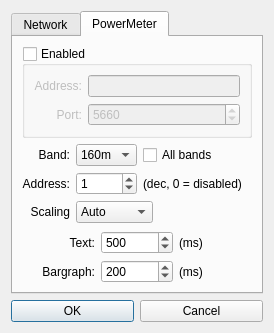
<?xml version="1.0" encoding="UTF-8"?>
<ui version="4.0">
 <class>SettingsDialog</class>
 <widget class="QDialog" name="SettingsDialog">
  <property name="geometry">
   <rect>
    <x>0</x>
    <y>0</y>
    <width>251</width>
    <height>331</height>
   </rect>
  </property>
  <property name="sizePolicy">
   <sizepolicy hsizetype="Preferred" vsizetype="Preferred">
    <horstretch>0</horstretch>
    <verstretch>0</verstretch>
   </sizepolicy>
  </property>
  <property name="minimumSize">
   <size>
    <width>0</width>
    <height>0</height>
   </size>
  </property>
  <property name="maximumSize">
   <size>
    <width>600</width>
    <height>600</height>
   </size>
  </property>
  <property name="windowTitle">
   <string>Settings</string>
  </property>
  <layout class="QVBoxLayout" name="verticalLayout_2">
   <item>
    <widget class="QTabWidget" name="tabWidget">
     <property name="currentIndex">
      <number>1</number>
     </property>
     <widget class="QWidget" name="Tab1">
      <attribute name="title">
       <string>Network</string>
      </attribute>
      <layout class="QVBoxLayout" name="verticalLayout_5">
       <item>
        <widget class="QGroupBox" name="groupBoxNetwork">
         <property name="title">
          <string> Network </string>
         </property>
         <property name="checkable">
          <bool>true</bool>
         </property>
         <property name="checked">
          <bool>false</bool>
         </property>
         <layout class="QVBoxLayout" name="verticalLayout_3">
          <item>
           <layout class="QGridLayout" name="gridLayout3">
            <item row="0" column="0">
             <widget class="QLabel" name="labelIP">
              <property name="layoutDirection">
               <enum>Qt::LeftToRight</enum>
              </property>
              <property name="text">
               <string>Address:</string>
              </property>
              <property name="alignment">
               <set>Qt::AlignRight|Qt::AlignTrailing|Qt::AlignVCenter</set>
              </property>
             </widget>
            </item>
            <item row="0" column="1">
             <widget class="QLineEdit" name="lineEditIP"/>
            </item>
            <item row="1" column="0">
             <widget class="QLabel" name="labelPort">
              <property name="layoutDirection">
               <enum>Qt::LeftToRight</enum>
              </property>
              <property name="text">
               <string>Port:</string>
              </property>
              <property name="alignment">
               <set>Qt::AlignRight|Qt::AlignTrailing|Qt::AlignVCenter</set>
              </property>
             </widget>
            </item>
            <item row="1" column="1">
             <widget class="QSpinBox" name="spinBoxPort">
              <property name="maximum">
               <number>65000</number>
              </property>
              <property name="value">
               <number>5660</number>
              </property>
             </widget>
            </item>
            <item row="2" column="0" colspan="2">
             <widget class="QCheckBox" name="checkBoxActivityTimer">
              <property name="text">
               <string>Activity timer</string>
              </property>
             </widget>
            </item>
           </layout>
          </item>
         </layout>
        </widget>
       </item>
       <item>
        <layout class="QVBoxLayout" name="verticalLayout4">
         <item>
          <widget class="QCheckBox" name="checkBoxRotatorWindowFrame">
           <property name="text">
            <string>Rotator window frame visible (reboot)</string>
           </property>
          </widget>
         </item>
         <item>
          <widget class="QCheckBox" name="checkBoxConnectOnStartup">
           <property name="text">
            <string>Connect on startup</string>
           </property>
          </widget>
         </item>
         <item>
          <widget class="QCheckBox" name="checkBoxRotatorWindowStartOnStop">
           <property name="text">
            <string>Rotator window start on top</string>
           </property>
          </widget>
         </item>
         <item>
          <widget class="QCheckBox" name="checkBoxRotatorShowMousePointer">
           <property name="text">
            <string>Show mouse pointer (Rotator window)</string>
           </property>
          </widget>
         </item>
        </layout>
       </item>
      </layout>
     </widget>
     <widget class="QWidget" name="Tab2">
      <attribute name="title">
       <string>PowerMeter</string>
      </attribute>
      <layout class="QVBoxLayout" name="verticalLayout">
       <item>
        <widget class="QGroupBox" name="groupBoxPowerMeterNetwork">
         <property name="title">
          <string>Enabled</string>
         </property>
         <property name="checkable">
          <bool>true</bool>
         </property>
         <property name="checked">
          <bool>false</bool>
         </property>
         <layout class="QVBoxLayout" name="verticalLayout_4">
          <item>
           <layout class="QGridLayout" name="gridLayoutPowerMeter3">
            <item row="0" column="0">
             <widget class="QLabel" name="labelPowerMeterIP">
              <property name="layoutDirection">
               <enum>Qt::LeftToRight</enum>
              </property>
              <property name="text">
               <string>Address:</string>
              </property>
              <property name="alignment">
               <set>Qt::AlignRight|Qt::AlignTrailing|Qt::AlignVCenter</set>
              </property>
             </widget>
            </item>
            <item row="1" column="0">
             <widget class="QLabel" name="labelPowerMeterPort">
              <property name="layoutDirection">
               <enum>Qt::LeftToRight</enum>
              </property>
              <property name="text">
               <string>Port:</string>
              </property>
              <property name="alignment">
               <set>Qt::AlignRight|Qt::AlignTrailing|Qt::AlignVCenter</set>
              </property>
             </widget>
            </item>
            <item row="0" column="1">
             <widget class="QLineEdit" name="lineEditPowerMeterIP"/>
            </item>
            <item row="1" column="1">
             <widget class="QSpinBox" name="spinBoxPowerMeterPort">
              <property name="maximum">
               <number>65000</number>
              </property>
              <property name="value">
               <number>5660</number>
              </property>
             </widget>
            </item>
           </layout>
          </item>
         </layout>
        </widget>
       </item>
       <item>
        <layout class="QGridLayout" name="gridLayout">
         <item row="0" column="1">
          <widget class="QComboBox" name="comboBoxPowerMeterBand">
           <item>
            <property name="text">
             <string>160m</string>
            </property>
           </item>
           <item>
            <property name="text">
             <string>80m</string>
            </property>
           </item>
           <item>
            <property name="text">
             <string>40m</string>
            </property>
           </item>
           <item>
            <property name="text">
             <string>30m</string>
            </property>
           </item>
           <item>
            <property name="text">
             <string>20m</string>
            </property>
           </item>
           <item>
            <property name="text">
             <string>17m</string>
            </property>
           </item>
           <item>
            <property name="text">
             <string>15m</string>
            </property>
           </item>
           <item>
            <property name="text">
             <string>12m</string>
            </property>
           </item>
           <item>
            <property name="text">
             <string>10m</string>
            </property>
           </item>
          </widget>
         </item>
         <item row="2" column="0">
          <widget class="QLabel" name="labelPowerMeterScaling">
           <property name="text">
            <string>Scaling</string>
           </property>
           <property name="alignment">
            <set>Qt::AlignRight|Qt::AlignTrailing|Qt::AlignVCenter</set>
           </property>
          </widget>
         </item>
         <item row="2" column="3">
          <spacer name="horizontalSpacer">
           <property name="orientation">
            <enum>Qt::Horizontal</enum>
           </property>
           <property name="sizeHint" stdset="0">
            <size>
             <width>40</width>
             <height>20</height>
            </size>
           </property>
          </spacer>
         </item>
         <item row="1" column="0">
          <widget class="QLabel" name="labelPowerMeterAddress">
           <property name="text">
            <string>Address:</string>
           </property>
           <property name="alignment">
            <set>Qt::AlignRight|Qt::AlignTrailing|Qt::AlignVCenter</set>
           </property>
          </widget>
         </item>
         <item row="1" column="1">
          <widget class="QSpinBox" name="spinBoxPowerMeterAddress">
           <property name="minimum">
            <number>0</number>
           </property>
           <property name="maximum">
            <number>255</number>
           </property>
           <property name="value">
            <number>1</number>
           </property>
          </widget>
         </item>
         <item row="1" column="2" colspan="2">
          <widget class="QLabel" name="labelPowerMeterAddressDec">
           <property name="text">
            <string>(dec, 0 = disabled)</string>
           </property>
          </widget>
         </item>
         <item row="0" column="2" colspan="2">
          <widget class="QCheckBox" name="checkBoxPowerMeterAllBands">
           <property name="text">
            <string>All bands</string>
           </property>
          </widget>
         </item>
         <item row="2" column="1" colspan="2">
          <widget class="QComboBox" name="comboBoxPowerMeterScaling">
           <item>
            <property name="text">
             <string>Auto</string>
            </property>
           </item>
           <item>
            <property name="text">
             <string>150W</string>
            </property>
           </item>
           <item>
            <property name="text">
             <string>1000W</string>
            </property>
           </item>
           <item>
            <property name="text">
             <string>1500W</string>
            </property>
           </item>
           <item>
            <property name="text">
             <string>2000W</string>
            </property>
           </item>
           <item>
            <property name="text">
             <string>3000W</string>
            </property>
           </item>
           <item>
            <property name="text">
             <string>5000W</string>
            </property>
           </item>
           <item>
            <property name="text">
             <string>10000W</string>
            </property>
           </item>
           <item>
            <property name="text">
             <string>15000W</string>
            </property>
           </item>
          </widget>
         </item>
         <item row="0" column="0">
          <widget class="QLabel" name="labelPowerMeterBand">
           <property name="text">
            <string>Band:</string>
           </property>
           <property name="alignment">
            <set>Qt::AlignRight|Qt::AlignTrailing|Qt::AlignVCenter</set>
           </property>
          </widget>
         </item>
        </layout>
       </item>
       <item>
        <spacer name="verticalSpacer">
         <property name="orientation">
          <enum>Qt::Vertical</enum>
         </property>
         <property name="sizeHint" stdset="0">
          <size>
           <width>20</width>
           <height>50</height>
          </size>
         </property>
        </spacer>
       </item>
       <item>
        <layout class="QGridLayout" name="gridLayout_14">
         <item row="0" column="1">
          <widget class="QSpinBox" name="spinBoxPowerMeterUpdateRateText">
           <property name="minimum">
            <number>0</number>
           </property>
           <property name="maximum">
            <number>5000</number>
           </property>
           <property name="singleStep">
            <number>100</number>
           </property>
           <property name="value">
            <number>500</number>
           </property>
          </widget>
         </item>
         <item row="1" column="2">
          <widget class="QLabel" name="labelPowerMeterUpdateRateBargraphDec">
           <property name="text">
            <string>(ms)</string>
           </property>
          </widget>
         </item>
         <item row="1" column="1">
          <widget class="QSpinBox" name="spinBoxPowerMeterUpdateRateBargraph">
           <property name="minimum">
            <number>0</number>
           </property>
           <property name="maximum">
            <number>5000</number>
           </property>
           <property name="singleStep">
            <number>100</number>
           </property>
           <property name="value">
            <number>200</number>
           </property>
          </widget>
         </item>
         <item row="0" column="2">
          <widget class="QLabel" name="labelPowerMeterUpdateRateTextDec">
           <property name="text">
            <string>(ms)</string>
           </property>
          </widget>
         </item>
         <item row="0" column="0">
          <widget class="QLabel" name="labelPowerMeterUpdateRateText">
           <property name="text">
            <string>Text:</string>
           </property>
           <property name="alignment">
            <set>Qt::AlignRight|Qt::AlignTrailing|Qt::AlignVCenter</set>
           </property>
          </widget>
         </item>
         <item row="1" column="0">
          <widget class="QLabel" name="labelPowerMeterUpdateRateBargraph">
           <property name="text">
            <string>Bargraph:</string>
           </property>
           <property name="alignment">
            <set>Qt::AlignRight|Qt::AlignTrailing|Qt::AlignVCenter</set>
           </property>
          </widget>
         </item>
        </layout>
       </item>
      </layout>
     </widget>
    </widget>
   </item>
   <item>
    <layout class="QGridLayout" name="gridLayout4">
     <item row="0" column="0">
      <widget class="QPushButton" name="pushButtonOK">
       <property name="text">
        <string>OK</string>
       </property>
      </widget>
     </item>
     <item row="0" column="1">
      <widget class="QPushButton" name="pushButtonCancel">
       <property name="text">
        <string>Cancel</string>
       </property>
      </widget>
     </item>
    </layout>
   </item>
  </layout>
 </widget>
 <resources/>
 <connections/>
 <slots>
  <slot>groupBoxNetworkClicked(bool)</slot>
  <slot>groupBoxCOMClicked(bool)</slot>
 </slots>
</ui>
